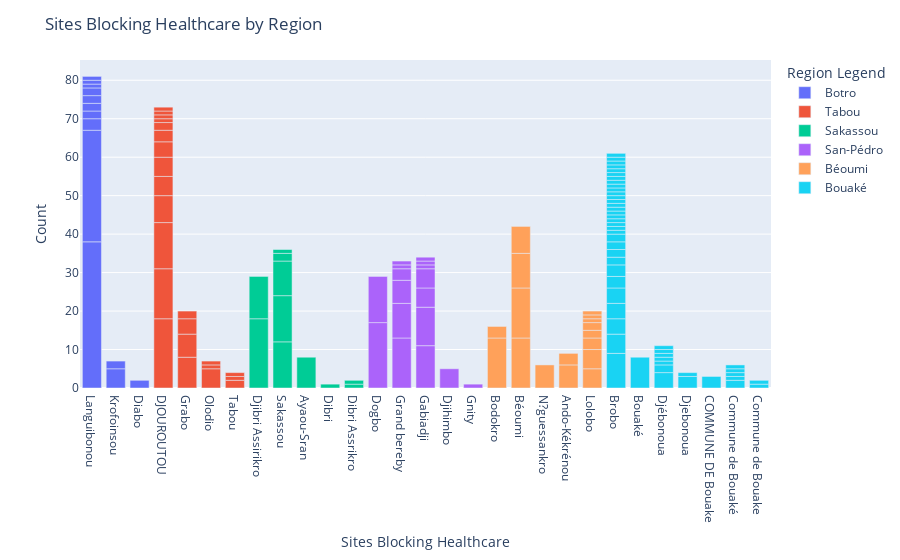

Source (notebook cell):
### Code cell
# create a bar chart with villages dataframe where each bar is a government level 3 and the height is the count and color is level 2 government
tempdf = pd.DataFrame(blockingany['Level 4 Government'].value_counts())
tempdf = tempdf.reset_index()
tempdf.columns = ['Level 4 Government', 'Count']
# for each value in villages level 4 government, find the corresponding value in the assessment level 4 government column and add the corresponding value in the "level 3 government" column as a new column in the villages dataframe
for i in range(len(tempdf)):
    tempdf.loc[i, 'Level 3 Government'] = blockingany.loc[blockingany['Level 4 Government'] == tempdf.loc[i, 'Level 4 Government'], 'Level 3 Government'].iloc[0]
    tempdf.loc[i, 'Level 2 Government'] = blockingany.loc[blockingany['Level 4 Government'] == tempdf.loc[i, 'Level 4 Government'], 'Level 2 Government'].iloc[0]
    tempdf.loc[i, 'Level 1 Government'] = blockingany.loc[blockingany['Level 4 Government'] == tempdf.loc[i, 'Level 4 Government'], 'Level 1 Government'].iloc[0]
fig = px.bar(tempdf, x='Level 3 Government', y='Count', color='Level 2 Government')
# change x title to region of assessment
fig.update_xaxes(title_text='Sites Blocking Healthcare')
fig.update_layout(legend_title_text='Region Legend')
# update title to be Sites Assessed by Region
fig.update_layout(title_text='Sites Blocking Healthcare by Region')
fig.show()
# write to html
fig.write_html("./home/charts/blocking_health_bar.html")
# write to png
fig.write_image("./home/charts/blocking_health_bar.png")

### Figure 1 — Plotly figure (JSON) as saved in the notebook; plotly's stock layout.template omitted (floating-point values rounded to 4 significant figures)
{"data": [{"alignmentgroup": "True", "hovertemplate": "Level 2 Government=Botro<br>Level 3 Government=%{x}<br>Count=%{y}<extra></extra>", "legendgroup": "Botro", "marker": {"color": "#636efa", "pattern": {"shape": ""}}, "name": "Botro", "offsetgroup": "Botro", "orientation": "v", "showlegend": true, "textposition": "auto", "type": "bar", "x": ["Languibonou", "Languibonou", "Krofoinsou", "Languibonou", "Languibonou", "Languibonou", "Languibonou", "Krofoinsou", "Languibonou", "Diabo", "Languibonou", "Languibonou", "Languibonou"], "xaxis": "x", "y": [38, 29, 5, 3, 2, 2, 2, 2, 2, 2, 1, 1, 1], "yaxis": "y"}, {"alignmentgroup": "True", "hovertemplate": "Level 2 Government=Tabou<br>Level 3 Government=%{x}<br>Count=%{y}<extra></extra>", "legendgroup": "Tabou", "marker": {"color": "#EF553B", "pattern": {"shape": ""}}, "name": "Tabou", "offsetgroup": "Tabou", "orientation": "v", "showlegend": true, "textposition": "auto", "type": "bar", "x": ["DJOUROUTOU", "DJOUROUTOU", "DJOUROUTOU", "Grabo", "DJOUROUTOU", "Grabo", "Olodio", "DJOUROUTOU", "DJOUROUTOU", "Grabo", "DJOUROUTOU", "DJOUROUTOU", "DJOUROUTOU", "Grabo", "Tabou", "Tabou", "DJOUROUTOU", "Olodio", "Olodio", "Tabou", "DJOUROUTOU", "DJOUROUTOU", "DJOUROUTOU"], "xaxis": "x", "y": [18, 13, 12, 8, 7, 6, 5, 5, 5, 4, 4, 3, 2, 2, 2, 1, 1, 1, 1, 1, 1, 1, 1], "yaxis": "y"}, {"alignmentgroup": "True", "hovertemplate": "Level 2 Government=Sakassou<br>Level 3 Government=%{x}<br>Count=%{y}<extra></extra>", "legendgroup": "Sakassou", "marker": {"color": "#00cc96", "pattern": {"shape": ""}}, "name": "Sakassou", "offsetgroup": "Sakassou", "orientation": "v", "showlegend": true, "textposition": "auto", "type": "bar", "x": ["Djibri Assirikro", "Sakassou", "Sakassou", "Djibri Assirikro", "Sakassou", "Ayaou-Sran", "Sakassou", "Dibri", "Sakassou", "Dibri Assrikro", "Dibri Assrikro"], "xaxis": "x", "y": [18, 12, 12, 11, 9, 8, 2, 1, 1, 1, 1], "yaxis": "y"}, {"alignmentgroup": "True", "hovertemplate": "Level 2 Government=San-Pédro<br>Level 3 Government=%{x}<br>Count=%{y}<extra></extra>", "legendgroup": "San-Pédro", "marker": {"color": "#ab63fa", "pattern": {"shape": ""}}, "name": "San-Pédro", "offsetgroup": "San-Pédro", "orientation": "v", "showlegend": true, "textposition": "auto", "type": "bar", "x": ["Dogbo", "Grand bereby", "Dogbo", "Gabiadji", "Gabiadji", "Grand bereby", "Grand bereby", "Djihimbo", "Gabiadji", "Gabiadji", "Grand bereby", "Gnity", "Gabiadji", "Gabiadji", "Gabiadji", "Grand bereby", "Grand bereby"], "xaxis": "x", "y": [17, 13, 12, 11, 10, 9, 6, 5, 5, 5, 3, 1, 1, 1, 1, 1, 1], "yaxis": "y"}, {"alignmentgroup": "True", "hovertemplate": "Level 2 Government=Béoumi<br>Level 3 Government=%{x}<br>Count=%{y}<extra></extra>", "legendgroup": "Béoumi", "marker": {"color": "#FFA15A", "pattern": {"shape": ""}}, "name": "Béoumi", "offsetgroup": "Béoumi", "orientation": "v", "showlegend": true, "textposition": "auto", "type": "bar", "x": ["Bodokro", "Béoumi", "Béoumi", "Béoumi", "Béoumi", "N?guessankro", "Ando-Kékrénou", "Lolobo", "Lolobo", "Ando-Kékrénou", "Lolobo", "Bodokro", "Lolobo", "Lolobo", "Lolobo", "Lolobo", "Lolobo"], "xaxis": "x", "y": [13, 13, 13, 9, 7, 6, 6, 5, 5, 3, 3, 3, 2, 2, 1, 1, 1], "yaxis": "y"}, {"alignmentgroup": "True", "hovertemplate": "Level 2 Government=Bouaké<br>Level 3 Government=%{x}<br>Count=%{y}<extra></extra>", "legendgroup": "Bouaké", "marker": {"color": "#19d3f3", "pattern": {"shape": ""}}, "name": "Bouaké", "offsetgroup": "Bouaké", "orientation": "v", "showlegend": true, "textposition": "auto", "type": "bar", "x": ["Brobo", "Bouaké", "Brobo", "Djébonoua", "Brobo", "Brobo", "Brobo", "Brobo", "Djebonoua", "COMMUNE DE Bouake", "Brobo", "Brobo", "Commune de Bouaké", "Djébonoua", "Brobo", "Brobo", "Brobo", "Brobo", "Brobo", "Commune de Bouake", "Commune de Bouaké", "Brobo", "Commune de Bouaké", "Djébonoua", "Brobo", "Brobo", "Djébonoua", "Brobo", "Brobo", "Brobo", "Brobo", "Brobo", "Djébonoua", "Djébonoua", "Djébonoua", "Brobo", "Brobo", "Commune de Bouaké", "Brobo", "Brobo", "Brobo", "Brobo", "Brobo", "Brobo", "Brobo", "Commune de Bouake", "Djebonoua", "Commune de Bouaké", "Brobo", "Brobo"], "xaxis": "x", "y": [9, 8, 5, 4, 4, 4, 4, 3, 3, 3, 3, 2, 2, 2, 2, 2, 2, 1, 1, 1, 1, 1, 1, 1, 1, 1, 1, 1, 1, 1, 1, 1, 1, 1, 1, 1, 1, 1, 1, 1, 1, 1, 1, 1, 1, 1, 1, 1, 1, 1], "yaxis": "y"}], "layout": {"barmode": "relative", "legend": {"title": {"text": "Region Legend"}, "tracegroupgap": 0}, "margin": {"t": 60}, "title": {"text": "Sites Blocking Healthcare by Region"}, "xaxis": {"anchor": "y", "domain": [0, 1], "title": {"text": "Sites Blocking Healthcare"}}, "yaxis": {"anchor": "x", "domain": [0, 1], "title": {"text": "Count"}}}}
